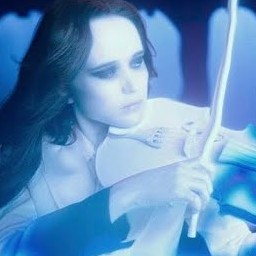
#> input picture data/Vanya.jpg, 256 x 256 px
$ jupyter execute LessonII3.ipynb   (shell and % lines are left out)   (text cells are left out)
#> lines starting #> are read from the running program, lines starting #| are printed output that depends on the picture; after the words box and inside, x2 and y2 are one past the last pixel; in counts of white or black regions, pixels touching at a corner belong together
[cell 1]
import cv2
import numpy as np
import matplotlib.pyplot as plt

image = cv2.imread('data/Vanya.jpg')[..., ::-1]
plt.imshow(image)
plt.show()

[cell 2]
# увеличение чёткости
kernel = np.array([
    [-0.1, -0.1, -0.1],
    [-0.1,    2, -0.1],
    [-0.1, -0.1, -0.1],
])
img_out = cv2.filter2D(image, -1, kernel)
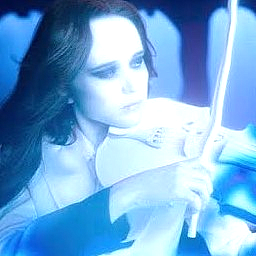
#> img_out: shape (256, 256, 3); mean R, G, B 119.3, 172.3, 216.8
plt.imshow(img_out)
plt.show()

[cell 3]
# затемнение
kernel = np.array([
    [-0.1,  0.1, -0.1],
    [ 0.1,  0.5,  0.1],
    [-0.1,  0.1, -0.1],
])
img_out = cv2.filter2D(image, -1, kernel)
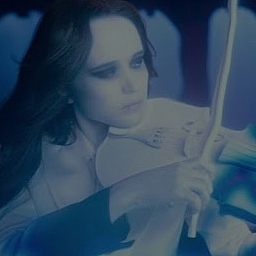
#> img_out: shape (256, 256, 3); mean R, G, B 49.9, 73.1, 95.6
plt.imshow(img_out)
plt.show()

[cell 4]
# увеличение яркости
kernel = np.array([
    [-0.1,  0.2, -0.1],
    [ 0.2,    1,  0.2],
    [-0.1,  0.2, -0.1],
])
img_out = cv2.filter2D(image, -1, kernel)
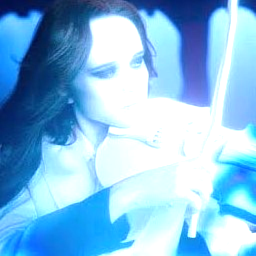
#> img_out: shape (256, 256, 3); mean R, G, B 134.3, 189.6, 227.1
plt.imshow(img_out)
plt.show()

[cell 5]
# Получение видео. Объект VideoCapture позволяет работать с видеопотоком с камеры или из файла
# Для работы с файлом указывается путь к нему, для работы с вебкамерой указывается её номер, начиная с 0
cap = cv2.VideoCapture(0)
# Кадр получается с помощью метода read (возвращается флаг успешной операции и кадр)
ret, frame = cap.read()
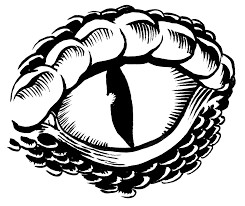
#> input picture data/eye.jpg, 245 x 206 px, given in place of the camera
#> frame is the input picture: shape (206, 245, 3); min 0, max 255, mean 183.5
# После работы с камерой VideoCapture освобождается
cap.release()

[cell 6]
# Изображение получается в формате BGR
plt.imshow(frame)
plt.show()

[cell 7]
# OpenCV позволяет выводить кадры в отдельном окне. Для этого служит функция imshow
# На вход подаётся изображение в формате BGR
# Первым аргументом укзывается имя окна
cv2.imshow('Frame', frame)
# Для задержки показа используется функция waitKey
# Аргумент указывает задержку в мс. Если 0, то ждёт нажатия любой клавиши
# Функция waitKey возвращает код нажатой клавиши
cv2.waitKey(0)
# После работы с ним окно удаляется
cv2.destroyWindow('Frame')

[cell 8]
cap = cv2.VideoCapture(0)
while True:
    ret, frame = cap.read()
    key = cv2.waitKey(20) & 0xff
#> (key Esc is pressed here)
    cv2.imshow('Frame', frame)
    if key == 27: # Esc
        break

cv2.destroyWindow('Frame')
cap.release()

[cell 9]
# Прямоугольник
image2 = image.copy()
cv2.rectangle(image2, (0, 0), (100, 200), (255, 0, 0), 4)
plt.imshow(image2)
plt.show()

[cell 10]
# Круг
image2 = image.copy()
cv2.circle(image2, (100, 100), 30, (255, 0, 0), 4)
plt.imshow(image2)
plt.show()

[cell 11]
# Контур
image2 = image.copy()
contours = [
    np.array([(0, 0), (0, 100), (100, 100), (100, 50)]),
    np.array([(200, 200), (100, 100), (200, 100)]),
]
cv2.drawContours(image2, contours, -1, (255, 0, 0), 4)

plt.imshow(image2)
plt.show()

[cell 12]
# Текст
image2 = image.copy()
cv2.putText(image2, 'Text It', (10, 100), cv2.FONT_HERSHEY_SIMPLEX, 1, (0, 255, 0), 2)
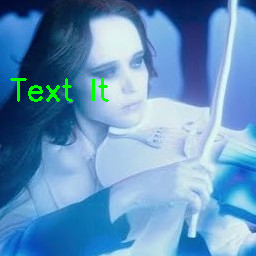
#> image2: shape (256, 256, 3); mean R, G, B 99.2, 147.9, 190
plt.imshow(image2)
plt.show()

[cell 13]
# Перевод в градации серого
image_gray = cv2.cvtColor(image, cv2.COLOR_RGB2GRAY)
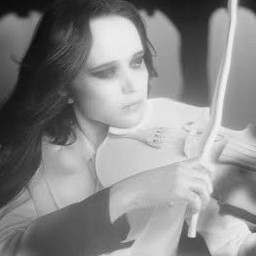
#> image_gray: shape (256, 256); min 10, max 247, mean 137.5
plt.imshow(image_gray, cmap='gray')
plt.show()

[cell 14]
# Бинаризация
_, thresh = cv2.threshold(image_gray, 200, 255, cv2.THRESH_BINARY)
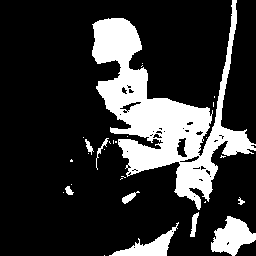
#> thresh: shape (256, 256); 20.6% white; 29 white regions (20 under 20 px)
plt.imshow(thresh, cmap='gray')
plt.show()

[cell 15]
# Поиск контуров
contours, hierarchy = cv2.findContours(thresh, cv2.RETR_TREE, cv2.CHAIN_APPROX_SIMPLE)
#> contours = 71 contours, 55 with area under 20; largest, box (x1, y1, x2, y2) and area: (92, 0, 256, 210) 11018, (211, 216, 256, 256) 988, (109, 222, 179, 256) 653, (176, 137, 188, 158) 145, (190, 212, 199, 237) 85
print(len(contours), contours[2])
#| 71 [[[133 247]]
#|  [[134 246]]
#|  [[135 247]]
#|  [[134 248]]]
